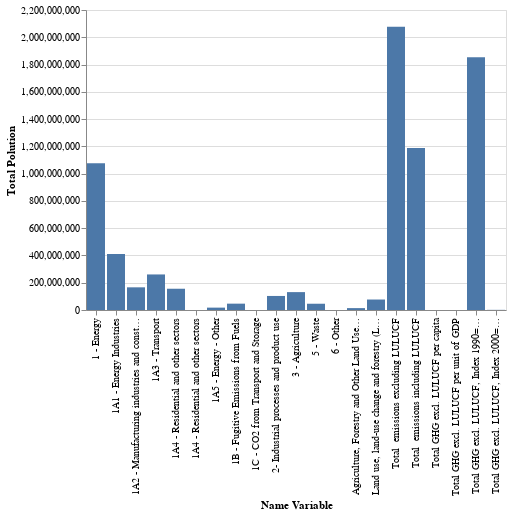

Notebook source saved alongside this figure:
### Code cell
alt.Chart(Pollution_per_Variable).mark_bar().encode(
    x='Name Variable',
    y='Total Polution',
    )

### Figure 1 — Vega-Lite specification as saved in the notebook (floating-point values rounded to 4 significant figures)
{"config": {"view": {"continuousWidth": 400, "continuousHeight": 300}}, "data": {"name": "data-494fc3a36af6e5d85af828c75fd05080"}, "mark": "bar", "encoding": {"x": {"type": "nominal", "field": "Name Variable"}, "y": {"type": "quantitative", "field": "Total Polution"}}, "$schema": "https://vega.github.io/schema/vega-lite/v4.8.1.json", "datasets": {"data-494fc3a36af6e5d85af828c75fd05080": [{"Name Variable": "Total  emissions excluding LULUCF", "Total Polution": 2077000000.0}, {"Name Variable": "Total GHG excl. LULUCF, Index 1990=100", "Total Polution": 1853000000.0}, {"Name Variable": "Total GHG excl. LULUCF per capita", "Total Polution": 13690.0}, {"Name Variable": "5 - Waste", "Total Polution": 45970000.0}, {"Name Variable": "2- Industrial processes and product use", "Total Polution": 103000000.0}, {"Name Variable": "1 - Energy", "Total Polution": 1075000000.0}, {"Name Variable": "3 - Agriculture", "Total Polution": 131100000.0}, {"Name Variable": "6 - Other", "Total Polution": 1291.0}, {"Name Variable": "Total GHG excl. LULUCF per unit of GDP", "Total Polution": 504.7}, {"Name Variable": "1A1 - Energy Industries", "Total Polution": 410100000.0}, {"Name Variable": "Land use, land-use change and forestry (LULUCF)", "Total Polution": 76800000.0}, {"Name Variable": "1A4 - Residential and other sectors", "Total Polution": 155900000.0}, {"Name Variable": "1A5 - Energy - Other", "Total Polution": 17410000.0}, {"Name Variable": "1B - Fugitive Emissions from Fuels", "Total Polution": 46550000.0}, {"Name Variable": "1A2 - Manufacturing industries and construction", "Total Polution": 166300000.0}, {"Name Variable": "1A3 - Transport", "Total Polution": 260700000.0}, {"Name Variable": "Total GHG excl. LULUCF, Index 2000=100", "Total Polution": 1071000.0}, {"Name Variable": "Total  emissions including LULUCF", "Total Polution": 1189000000.0}, {"Name Variable": "1C - CO2 from Transport and Storage", "Total Polution": 3539.0}, {"Name Variable": "Agriculture, Forestry and Other Land Use (AFOLU)", "Total Polution": 13860000.0}, {"Name Variable": "1A4 - Residential and other sectors\t", "Total Polution": 14380.0}]}}
